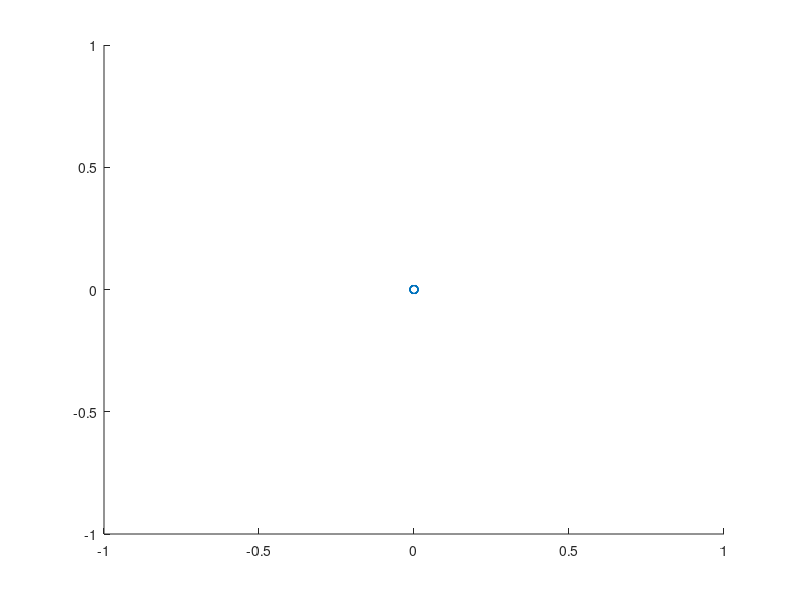

Write MATLAB code to recreate this figure. (Note: this script raises an error after producing the figure.)

clear
tic
try
    Number_of_FETs = 15;
    FETs = zeros(Number_of_FETs,2);
    for i = 1:Number_of_FETs
        [FETs(i,1),FETs(i,2),~,~]=Select_FET(i);
    end
    
    for i = 1:length(FETs)
        for j = 1:length(FETs)
            
            FETs_Ron(i,j) = FETs(i,1) - FETs(j,1);
            FETs_Coss(i,j) = FETs(i,2) - FETs(j,2);
        end
    end
    
    
    
    
    %{
    [minronCoss] = min(FETs,[],1);
    minron = minronCoss(1);
    minCoss = minronCoss(2);
    FETs(:,1) = FETs(:,1)./minron;
    FETs(:,2) = FETs(:,2)./minCoss;
    
    e_tan_dist = 1;
    e_FET_dist = 1;
    
    for i = 1:length(FETs)
        for j = 1:length(FETs)
            
            distance_between_points(i,j) = sqrt((FETs(j,1)-FETs(i,1))^2+(FETs(j,2)-FETs(i,2))^2);
            
        end
    end
    %}
    saved_fval = ones(6,1).*100;
    big_loop = 0;
    max_iteration = 50;
    almost_steady_state = [0 0 0 0 0 0];
    
    sf = [ 1 1 1 1 1 1 1e-6 100 100];
    
    % Latest: 9/21/22:
    x =[3.0000    3.0000    2.0000   15.0000    3.0000    2.0000    2.0000    2.4372    0.2737    0.7965];
     %x = [6.0000    8.0000   12.0000    6.0000    3.0000   12.0000    2.0000    2.4372    0.2737    0.7965];
    %x = [15 15 2 2 15 15   2.0000    2.4372    0.2737    0.7965];
  saved_x = x;
    FETs_number = 6;
    stick = zeros(FETs_number,3);
    deltaRon = -1e-3;
    deltaCoss = -0.4e-9;

    
    
    while(big_loop<max_iteration)
        for i = 1:FETs_number
            
            adjust_FET = [0 0 0 0 0 0];
            adjust_FET(i) = 1;
            
            Coss_adj = [0 0 0 0 0 0];
            Ron_adj = [0 0 0 0 0 0];
            
            [stick(i,1),graph1]=Texas_Buck_SC_D_Sweep(x,Coss_adj,Ron_adj);
            
            Coss_adj = [0 0 0 0 0 0].*adjust_FET;
            Ron_adj = [-1e-3 -1e-3 -1e-3 -1e-3 -1e-3 -1e-3].*adjust_FET;
            
            [stick(i,2),graph2]=Texas_Buck_SC_D_Sweep(x,Coss_adj,Ron_adj);
            
            
            Coss_adj = [-0.4e-9 -0.4e-9 -0.4e-9 -0.4e-9 -0.4e-9 -0.4e-9].*adjust_FET;
            Ron_adj = [0 0 0 0 0 0].*adjust_FET;
            
            [stick(i,3),graph3]=Texas_Buck_SC_D_Sweep(x,Coss_adj,Ron_adj);
            
            % Move in the steepest direction:
            stick_diff = [stick(i,1)-stick(i,2) stick(i,1)-stick(i,3)];
            
            D_Ron = FETs_Ron./deltaRon;
            D_Coss  = FETs_Coss./deltaCoss;
            
            
            Projected_Ploss = stick(i,1)+D_Ron(x(i),:)*stick_diff(1)+D_Coss(x(i),:)*stick_diff(2);
            
            %{
    if  the_sign(1) == 1 && the_sign(1) == 1
        
        errorRon = FETs(:,1)>=FETs(x(i),1);
        errorCoss = FETs(:,2)>=FETs(x(i),2);
    end
    
    if I == 1 && the_sign == -1
        
        errorRon = FETs(:,1)<=FETs(x(i),1);
        errorCoss = FETs(:,2)<=FETs(x(i),2);
    end
    
    if I == 2 && the_sign == 1
        
        errorRon = FETs(:,1)>=FETs(x(i),1);
       
    end
    
    if I == 2 && the_sign == -1
        
        errorRon = FETs(:,1)<=FETs(x(i),1);
        
    end
    
     if I == 3 && the_sign == 1
        

        errorCoss = FETs(:,2)>=FETs(x(i),2);
    end
    
    if I == 3 && the_sign == -1
        

        errorCoss = FETs(:,2)<=FETs(x(i),2);
    end
            %}
            
            [~,new_x] = min(Projected_Ploss);
            
            x_test = x;
            x_test(i) = new_x;
            
            Coss_adj_test = [0 0 0 0 0 0];
            Ron_adj_test = [0 0 0 0 0 0];
            
            [stick_em,graph1]=Texas_Buck_SC_D_Sweep(x_test,Coss_adj_test,Ron_adj_test);
            
            % If there is not an improvement to the fval of the converter.
            if stick_em >= stick(i,1)
                almost_steady_state(i) = 1;
            else
                x(i) = new_x;
                saved_x(end+1,:) = x;
                almost_steady_state(i) = 0;
                saved_fval(:,end+1) = stick(:,1);
                i
                toc
            end
            

            
            
            
            
        end
        big_loop = big_loop + 1;
        
        if sum(almost_steady_state)==length(almost_steady_state)
            toc
            J = 4564654;
        end
    end
    
    
    
    
catch ME
    J = 5465456465;
    
end

J = 456456456;
figure
plot_ron = FETs(:,1);
plot_Coss = FETs(:,2);
scatter(plot_ron,plot_Coss,'DisplayName','FETs');
hold on
plot(plot_ron(saved_x(:,1)),plot_Coss(saved_x(:,1)),'DisplayName','M1','LineWidth',3,'LineStyle','--');
hold on
plot(plot_ron(saved_x(:,2)),plot_Coss(saved_x(:,2)),'DisplayName','M2','LineWidth',3,'LineStyle',':');
hold on
plot(plot_ron(saved_x(:,3)),plot_Coss(saved_x(:,3)),'DisplayName','M3','LineWidth',3,'LineStyle','-.');
hold on
plot(plot_ron(saved_x(:,4)),plot_Coss(saved_x(:,4)),'DisplayName','M4','LineWidth',3,'LineStyle','--');
hold on
plot(plot_ron(saved_x(:,5)),plot_Coss(saved_x(:,5)),'DisplayName','M5','LineWidth',3,'LineStyle',':');
hold on
plot(plot_ron(saved_x(:,6)),plot_Coss(saved_x(:,6)),'DisplayName','M6','LineWidth',3,'LineStyle','-.');
hold on
scatter(plot_ron(x(:,1:6)),plot_Coss(x(:,1:6)),50,'r','DisplayName','Ending Point');

% Create ylabel
ylabel('Coss (F)','FontSize',20);

% Create xlabel
xlabel('Ron (\Omega)','FontSize',20);

% Create title
title('Buck SC Converter Optimization','FontSize',24);

axis1 = gca;
set(axis1,'FontName','Times New Roman','FontSize',14);
legend
